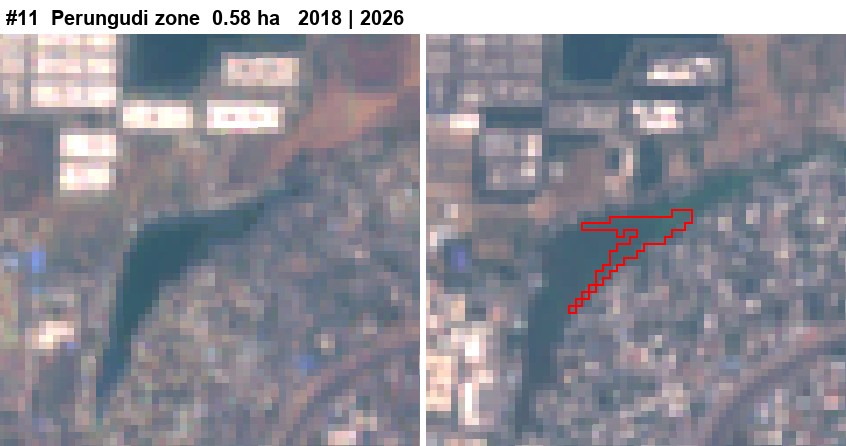
#> input picture outputs/closeups/patch_11.jpg, 846 x 446 px; its folder holds only this picture in this run
$ python app_closeups.py
#> lines starting #> are read from the running program, lines starting #| are printed output that depends on the picture
"""Web-sized copies of the patch close-ups, for the live map's popups.

Reads outputs/topten/patch_NN.jpg (made by topten_closeups.py) and
outputs/closeups/patch_NN.jpg (patch_details.py), drops the
title strip (the popup shows its own title) and saves a 640 px wide copy.
No Earth Engine calls and no new numbers: it only crops and resizes.

Usage:  .venv/Scripts/python analysis/app_closeups.py
Output: docs/app/data/closeups/patch_NN.jpg
"""
import pathlib

from PIL import Image

ROOT = pathlib.Path(__file__).resolve().parent.parent
SOURCES = [ROOT / "outputs" / "topten", ROOT / "outputs" / "closeups"]
OUT = ROOT / "docs" / "app" / "data" / "closeups"
OUT.mkdir(parents=True, exist_ok=True)
TITLE_STRIP = 34   # height of the text strip topten_closeups.py draws above the pair
WIDTH = 640

for src in sorted(p for d in SOURCES for p in d.glob("patch_*.jpg")):
    pic = Image.open(src).convert("RGB")
#> pic is the input picture: PIL image 846x446 RGB; mean R, G, B 141.8, 140.9, 150.4
    pic = pic.crop((0, TITLE_STRIP, pic.width, pic.height))
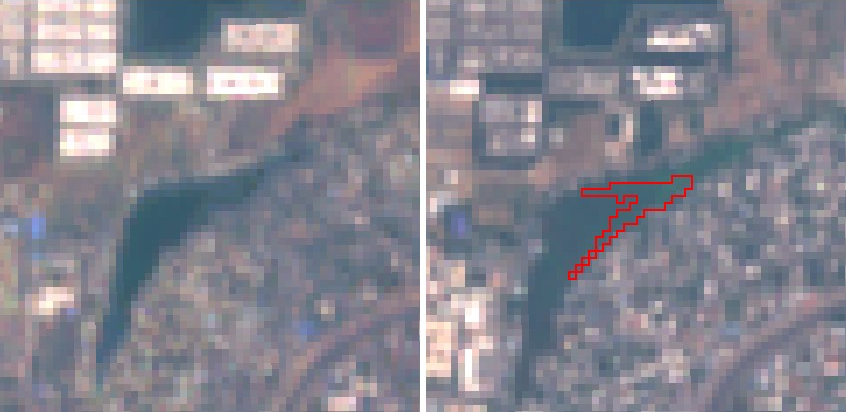
#> pic: PIL image 846x412 RGB; mean R, G, B 134.1, 133.1, 143.4
    pic = pic.resize((WIDTH, round(pic.height * WIDTH / pic.width)), Image.LANCZOS)
#> pic: PIL image 640x312 RGB
    pic.save(OUT / src.name, quality=84, optimize=True, progressive=True)
    print(src.name, pic.size)
#| patch_11.jpg (640, 312)

$ run again, on outputs/closeups/patch_15.jpg
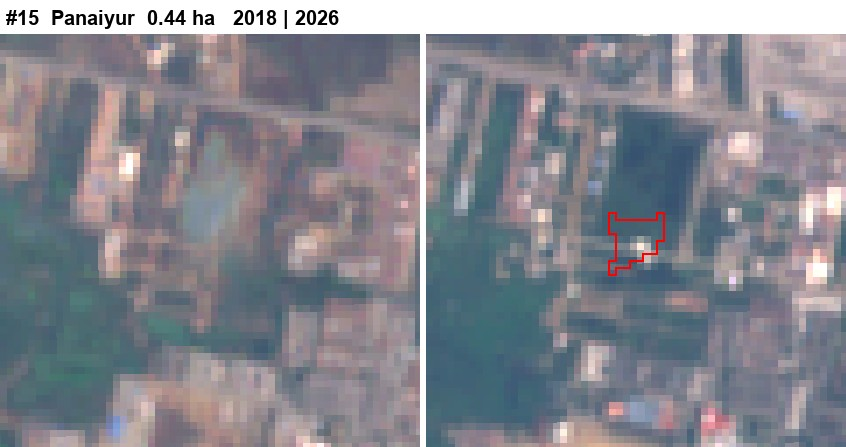
#> input picture outputs/closeups/patch_15.jpg, 846 x 447 px
#> pic is the input picture: PIL image 846x447 RGB; mean R, G, B 133.4, 134.8, 142.9
#> `pic = pic.crop((0, TITLE_STRIP, pic.width, pic.height))`:
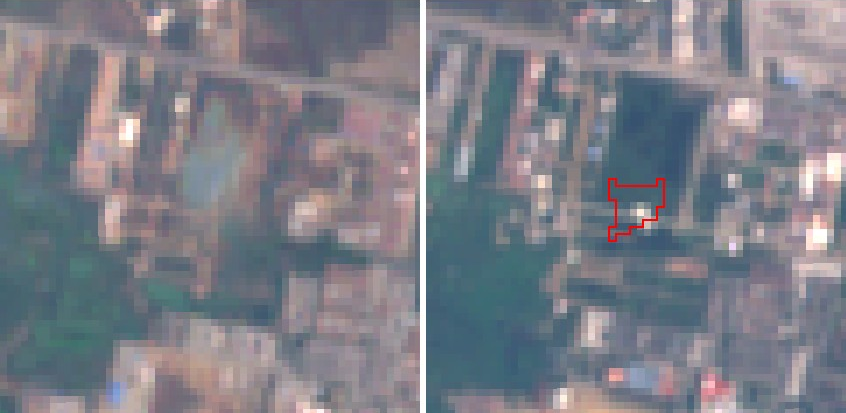
#> pic: PIL image 846x413 RGB; mean R, G, B 124.7, 126.2, 135
#| patch_15.jpg (640, 312)

$ run again, on outputs/closeups/patch_16.jpg
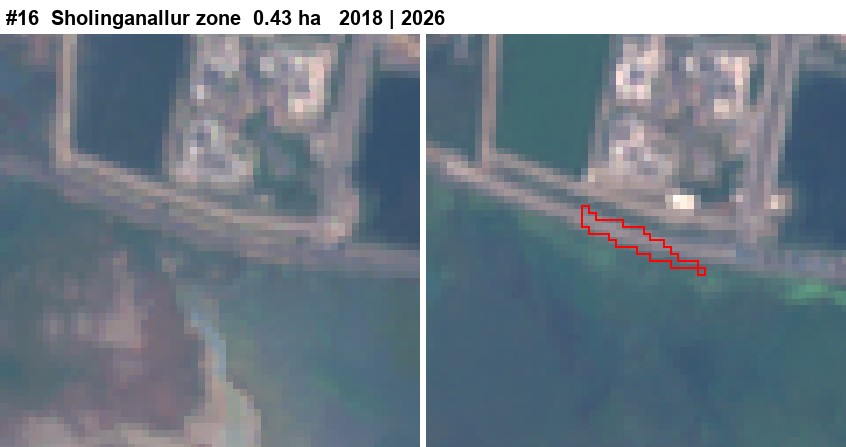
#> input picture outputs/closeups/patch_16.jpg, 846 x 447 px
#> pic is the input picture: PIL image 846x447 RGB; mean R, G, B 111.4, 124.2, 135.6
#> `pic = pic.crop((0, TITLE_STRIP, pic.width, pic.height))`:
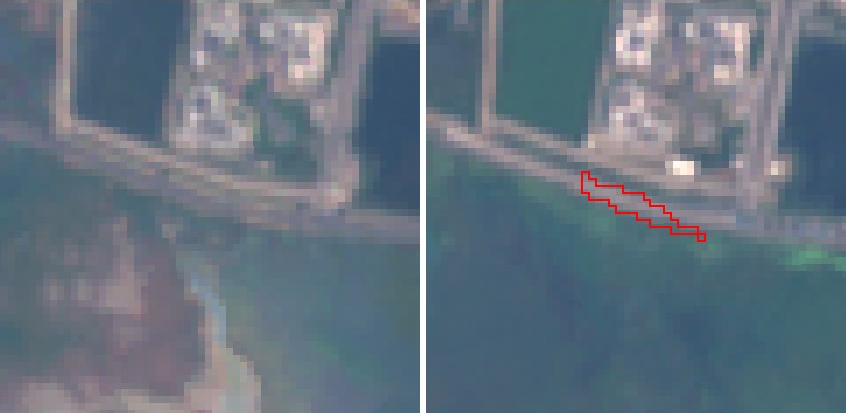
#> pic: PIL image 846x413 RGB; mean R, G, B 101.4, 115.2, 127.5
#| patch_16.jpg (640, 312)

$ run again, on outputs/closeups/patch_17.jpg
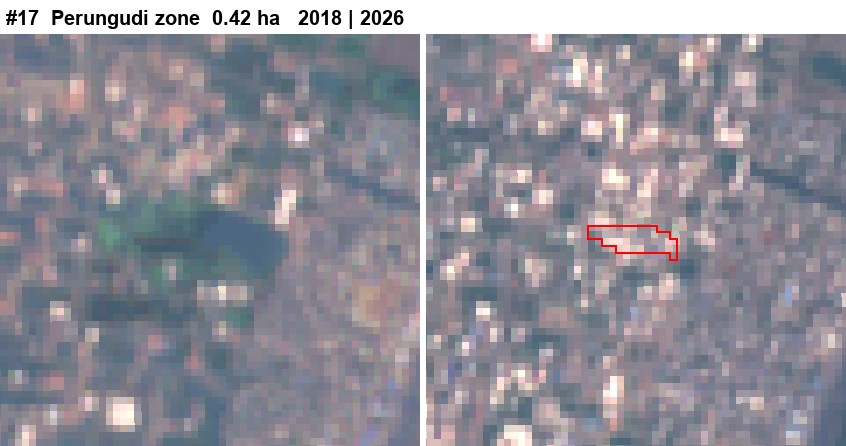
#> input picture outputs/closeups/patch_17.jpg, 846 x 446 px
#> pic is the input picture: PIL image 846x446 RGB; mean R, G, B 143.6, 141.7, 151.2
#> `pic = pic.crop((0, TITLE_STRIP, pic.width, pic.height))`:
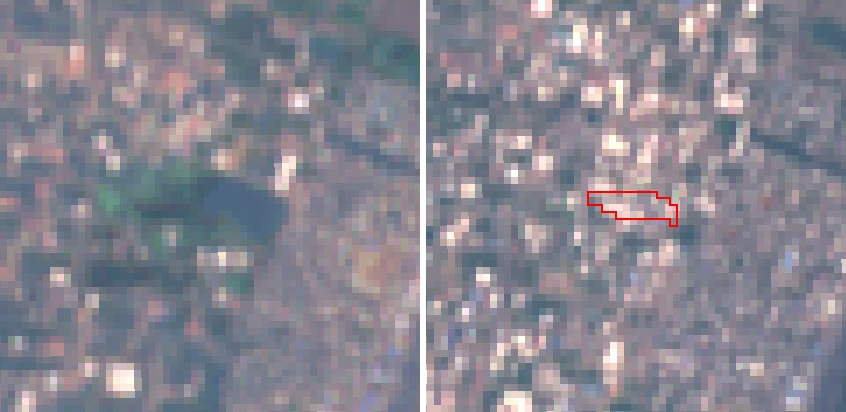
#> pic: PIL image 846x412 RGB; mean R, G, B 135.9, 134, 144.2
#| patch_17.jpg (640, 312)

$ run again, on outputs/closeups/patch_12.jpg
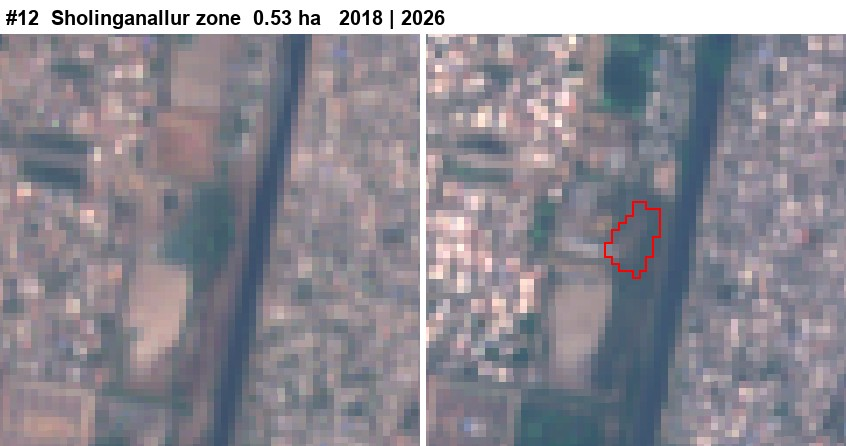
#> input picture outputs/closeups/patch_12.jpg, 846 x 446 px
#> pic is the input picture: PIL image 846x446 RGB; mean R, G, B 141.5, 138.5, 147.1
#> `pic = pic.crop((0, TITLE_STRIP, pic.width, pic.height))`:
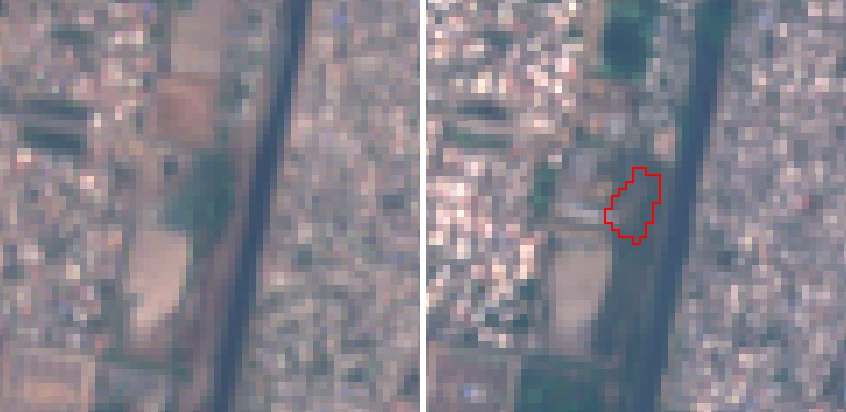
#> pic: PIL image 846x412 RGB; mean R, G, B 133.9, 130.7, 140
#| patch_12.jpg (640, 312)
